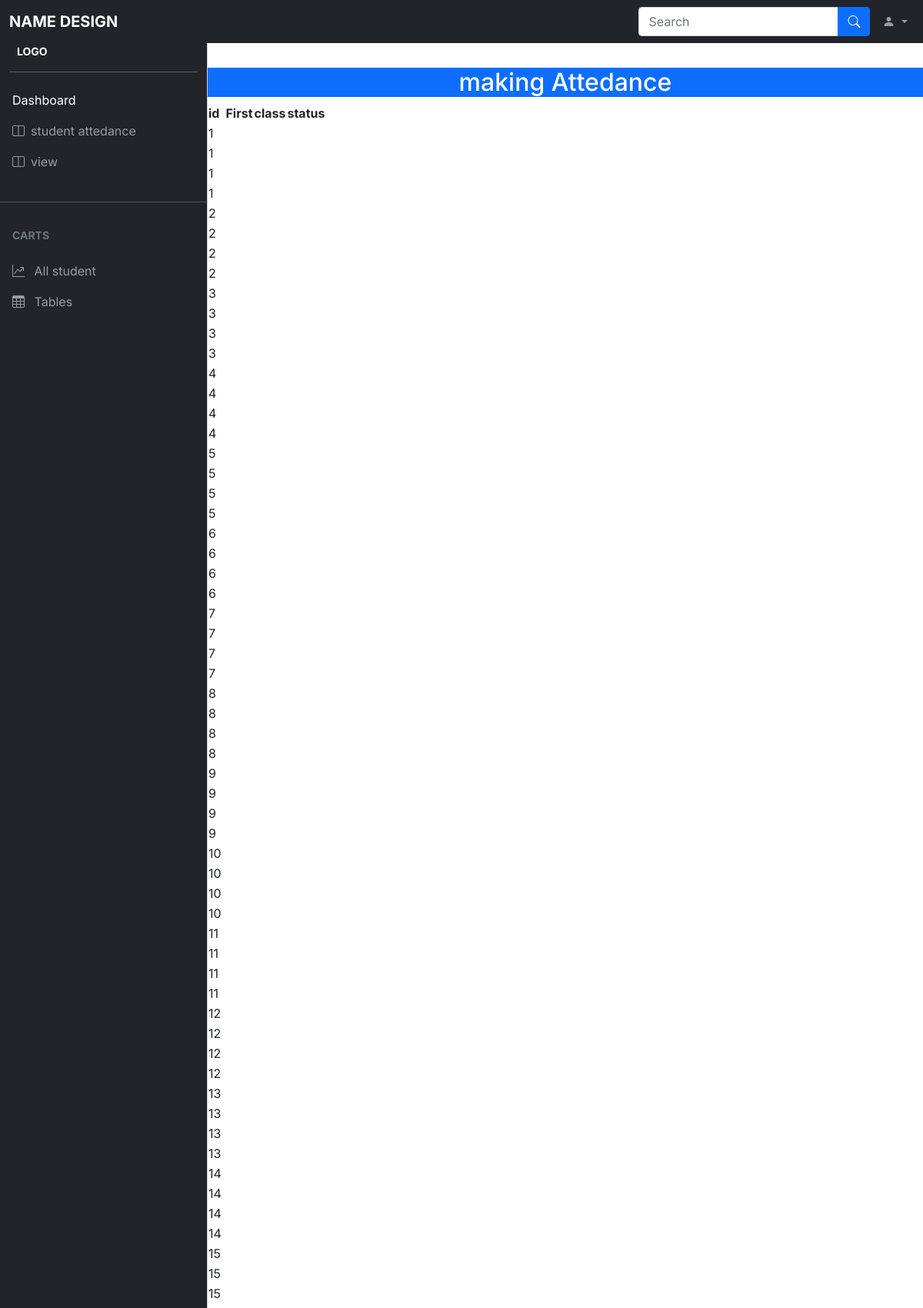
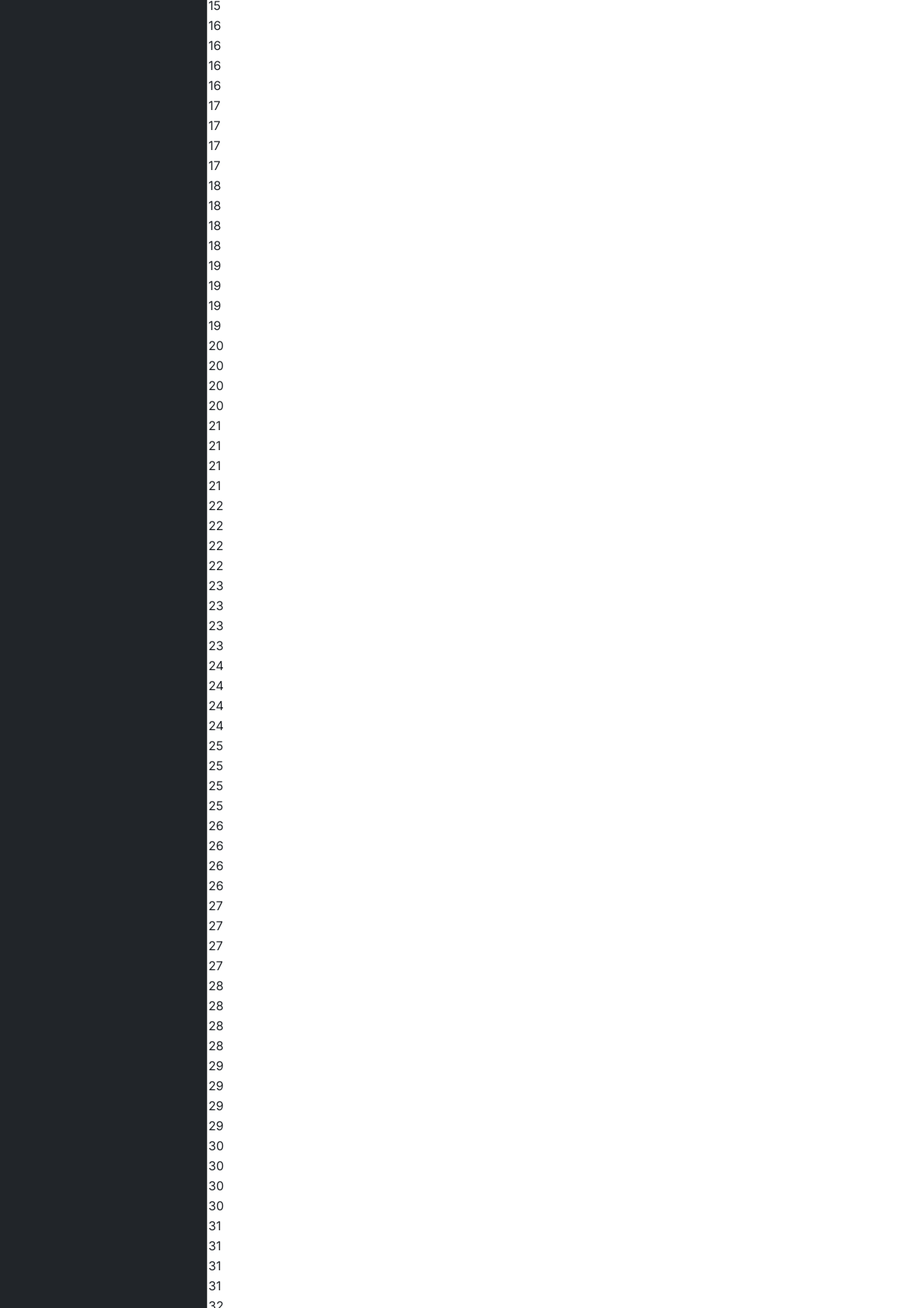
The app's page /report.attedance.php (signed in, upper part) with its own data (2 pictures, top to bottom).
### tables this page shows
CREATE TABLE `attedance` (
  `id` int NOT NULL,
  `firstname` varchar(100) NOT NULL,
  `class` varchar(100) NOT NULL,
  `status` varchar(100) NOT NULL
);

### report.attedance.php (the view, shortened to what this page needs)
<!DOCTYPE html>
<html lang="en">
  <head>
    <link rel="stylesheet" href="css/bootstrap.min.css" />
    <link
      rel="stylesheet"
      href="https://cdn.jsdelivr.net/npm/bootstrap-icons@1.4.1/font/bootstrap-icons.css"
    />
    <link rel="stylesheet" href="css/dataTables.bootstrap5.min.css" />
    <link rel="stylesheet" href="css/style.css" />
  </head>
  <body>
    <nav class="navbar navbar-expand-lg navbar-dark bg-dark fixed-top">
      <div class="container-fluid">
        <a
          class="navbar-brand me-auto ms-lg-0 ms-3 text-uppercase fw-bold"
          href="#"
          >name Design</a
        >
        <div class="collapse navbar-collapse" id="topNavBar">
          <form class="d-flex ms-auto my-3 my-lg-0">
            <div class="input-group">
              <input
                class="form-control"
                type="search"
                placeholder="Search"
                aria-label="Search"
              />
              <button class="btn btn-primary" type="submit">
                <i class="bi bi-search"></i>
              </button>
            </div>
          </form>
          <ul class="navbar-nav">
            <li class="nav-item dropdown">
              <a
                class="nav-link dropdown-toggle ms-2"
                href="#"
                role="button"
                data-bs-toggle="dropdown"
                aria-expanded="false"
              >
                <i class="bi bi-person-fill"></i>
              </a>
            </li>
          </ul>
        </div>
      </div>
    </nav>
    top navigation bar
     offcanvas
    <div
      class="offcanvas offcanvas-start sidebar-nav bg-dark"
      tabindex="-1"
      id="sidebar"
    >
      <div class="offcanvas-body p-0">
        <nav class="navbar-dark">
          <ul class="navbar-nav">
            <li>
              <div class="text-white small fw-bold text-uppercase" style="padding: 0px 12px;">
               <span style="padding: 10px;">logo</span>
               <hr>
              </div>
            </li>
            <li>
              <a href="#" class="nav-link px-3  active" style="display: flex;"  >
              <span class="material-symbols-outlined" style="font-size: 0px;">Dashboard</span style="margin-left:50px;">Dashboard
              </a>
            </li>
            <li>
              <a
                class="nav-link px-3 sidebar-link"
                data-bs-toggle="collapse"
                href="#layouts"
              >
                <span class="me-2" ><i class="bi bi-layout-split"></i></span>
                <span>student attedance</span>
              </a>
            </li>
            <li>
              <a
                class="nav-link px-3 sidebar-link"
                data-bs-toggle="collapse"
                href="#llllll"
              >
                <span class="me-2" ><i class="bi bi-layout-split"></i></span>
                <span>view</span>
              </a>
            </li>
            <li class="my-4"><hr class="dropdown-divider bg-light" /></li>
            <li>
              <div class="text-muted small fw-bold text-uppercase px-3 mb-3">
                carts
              </div>
            </li>
            <li>
              <a href="#" class="nav-link px-3">
                <span class="me-2"><i class="bi bi-graph-up"></i></span>
                <span>All student</span>
              </a>
            </li>
            <li>
              <a href="#" class="nav-link px-3">
                <span class="me-2"><i class="bi bi-table"></i></span>
                <span>Tables</span>
              </a>
            </li>
          </ul>
        </nav>
      </div>
    </div>
    <main class="mt-5 pt-3">
    <table>
  <thead>
     <h2 class="text-center bg-primary text-white">making Attedance</h2>
    <tr >
      <th scope="col">id</th>
      <th scope="col">First</th>
      <th scope="col">class</th>
      <th scope="col">status</th>
    </tr>
  </thead>
  <tbody>
      <?php
      require_once("conect.php");
      $result = mysqli_query($con,"SELECT * FROM  attedance");
      while($row = mysqli_fetch_array($result)){
        ?>
      <form action="" method="post">
       <tr><td><?php echo $row['id']?></td</tr>
       <tr><td><?php echo $row['id']?></td</tr>
       <tr><td><?php echo $row['id']?></td</tr>
       <tr><td><?php echo $row['id']?></td</tr>
      <?php
      }
      ?>
    </main>
  </body>
</html>

### css/style.css (style rules this page uses)
body, button { font-family: "Inter", sans-serif; }
:root { --offcanvas-width: 270px; --topNavbarHeight: 56px; }
.sidebar-nav { width: var(--offcanvas-width); }
.sidebar-link { display: flex; align-items: center; }
@media (min-width: 992px) { body { overflow: auto !important; } }
@media (min-width: 992px) { main { margin-left: var(--offcanvas-width); } }
@media (min-width: 992px) { .sidebar-nav { -webkit-transform: none; transform: none; visibility: visible !important; height: calc(100% - var(--topNavbarHeight)); top: var(--topNavbarHeight); } }

### records on screen
attedance: id "1"
attedance: id "2"
attedance: id "3"
attedance: id "4"
attedance: id "5"
attedance: id "6"
attedance: id "7"
attedance: id "8"
attedance: id "9"
attedance: id "10"
attedance: id "11"
attedance: id "12"
attedance: id "13"
attedance: id "14"
attedance: id "15"
attedance: id "16"
attedance: id "17"
attedance: id "18"
attedance: id "19"
attedance: id "20"
attedance: id "21"
attedance: id "22"
attedance: id "23"
attedance: id "24"
attedance: id "25"
attedance: id "26"
attedance: id "27"
attedance: id "28"
attedance: id "29"
attedance: id "30"
attedance: id "31"
